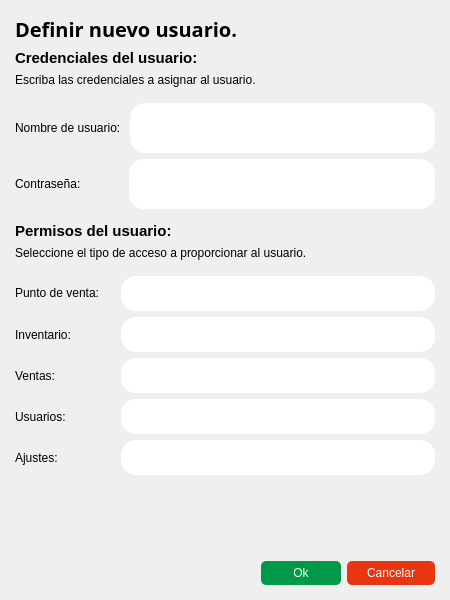
<?xml version="1.0" encoding="UTF-8"?>
<ui version="4.0">
 <class>UserFormDialog</class>
 <widget class="QDialog" name="UserFormDialog">
  <property name="geometry">
   <rect>
    <x>0</x>
    <y>0</y>
    <width>450</width>
    <height>600</height>
   </rect>
  </property>
  <property name="sizePolicy">
   <sizepolicy hsizetype="Expanding" vsizetype="Expanding">
    <horstretch>0</horstretch>
    <verstretch>0</verstretch>
   </sizepolicy>
  </property>
  <property name="minimumSize">
   <size>
    <width>450</width>
    <height>600</height>
   </size>
  </property>
  <property name="maximumSize">
   <size>
    <width>450</width>
    <height>600</height>
   </size>
  </property>
  <property name="windowTitle">
   <string>Dialog</string>
  </property>
  <property name="styleSheet">
   <string notr="true"/>
  </property>
  <layout class="QGridLayout" name="gridLayout">
   <property name="leftMargin">
    <number>15</number>
   </property>
   <property name="topMargin">
    <number>15</number>
   </property>
   <property name="rightMargin">
    <number>15</number>
   </property>
   <property name="bottomMargin">
    <number>15</number>
   </property>
   <item row="7" column="0">
    <widget class="QLabel" name="label_4">
     <property name="font">
      <font>
       <pointsize>11</pointsize>
       <bold>true</bold>
      </font>
     </property>
     <property name="styleSheet">
      <string/>
     </property>
     <property name="text">
      <string>Permisos del usuario:</string>
     </property>
    </widget>
   </item>
   <item row="3" column="0">
    <spacer name="verticalSpacer_4">
     <property name="orientation">
      <enum>Qt::Orientation::Vertical</enum>
     </property>
     <property name="sizeType">
      <enum>QSizePolicy::Policy::Minimum</enum>
     </property>
     <property name="sizeHint" stdset="0">
      <size>
       <width>20</width>
       <height>10</height>
      </size>
     </property>
    </spacer>
   </item>
   <item row="9" column="0">
    <spacer name="verticalSpacer_5">
     <property name="orientation">
      <enum>Qt::Orientation::Vertical</enum>
     </property>
     <property name="sizeType">
      <enum>QSizePolicy::Policy::Minimum</enum>
     </property>
     <property name="sizeHint" stdset="0">
      <size>
       <width>20</width>
       <height>10</height>
      </size>
     </property>
    </spacer>
   </item>
   <item row="4" column="0">
    <layout class="QHBoxLayout" name="horizontalLayout_2">
     <property name="sizeConstraint">
      <enum>QLayout::SizeConstraint::SetMaximumSize</enum>
     </property>
     <item>
      <layout class="QHBoxLayout" name="horizontalLayout_3">
       <item>
        <widget class="QLabel" name="label_2">
         <property name="sizePolicy">
          <sizepolicy hsizetype="Preferred" vsizetype="Preferred">
           <horstretch>0</horstretch>
           <verstretch>0</verstretch>
          </sizepolicy>
         </property>
         <property name="styleSheet">
          <string notr="true"/>
         </property>
         <property name="text">
          <string>Nombre de usuario: </string>
         </property>
        </widget>
       </item>
       <item>
        <widget class="QLineEdit" name="name_lineEdit">
         <property name="minimumSize">
          <size>
           <width>0</width>
           <height>50</height>
          </size>
         </property>
         <property name="styleSheet">
          <string notr="true">QLineEdit {
  border-radius: 15px;

  color: black;
  background-color: white;
  padding-left: 10px;
  padding-right: 20px;
}
</string>
         </property>
        </widget>
       </item>
      </layout>
     </item>
    </layout>
   </item>
   <item row="8" column="0">
    <widget class="QLabel" name="label_5">
     <property name="text">
      <string>Seleccione el tipo de acceso a proporcionar al usuario.</string>
     </property>
    </widget>
   </item>
   <item row="2" column="0">
    <widget class="QLabel" name="label_7">
     <property name="text">
      <string>Escriba las credenciales a asignar al usuario.</string>
     </property>
    </widget>
   </item>
   <item row="12" column="0">
    <layout class="QHBoxLayout" name="horizontalLayout_7">
     <item>
      <spacer name="horizontalSpacer_2">
       <property name="orientation">
        <enum>Qt::Orientation::Horizontal</enum>
       </property>
       <property name="sizeHint" stdset="0">
        <size>
         <width>40</width>
         <height>20</height>
        </size>
       </property>
      </spacer>
     </item>
     <item>
      <widget class="QPushButton" name="acceptUser_button">
       <property name="sizePolicy">
        <sizepolicy hsizetype="Minimum" vsizetype="Fixed">
         <horstretch>0</horstretch>
         <verstretch>0</verstretch>
        </sizepolicy>
       </property>
       <property name="minimumSize">
        <size>
         <width>80</width>
         <height>0</height>
        </size>
       </property>
       <property name="styleSheet">
        <string notr="true">QPushButton {
	border-radius: 5px;
	padding-top: 5px;
	padding-bottom: 5px;
	padding-left: 20px;
	padding-right: 20px px;
	background-color: rgb(0, 153, 73);
	color: rgb(255, 255, 255);
}

QPushButton:hover {
  background-color: rgb(0, 181, 84);     /* Fondo al pasar el mouse */
  color: #f0f0f0;                /* Color del texto al pasar el mouse */
}

QPushButton:pressed {
  background-color: rgb(0, 125, 58);     /* Fondo al presionar */
  color: #d0d0d0;                /* Color del texto al presionar */
}

QPushButton:disabled {
  background-color: rgb(39, 39, 43);     /* Fondo deshabilitado */
  color: #7f8c8d;                /* Color del texto deshabilitado */
}

QPushButton:checked {
  background-color: #27ae60;     /* Fondo cuando está checkable y activado */
  color: #ecf0f1;        
}</string>
       </property>
       <property name="text">
        <string>Ok</string>
       </property>
      </widget>
     </item>
     <item>
      <widget class="QPushButton" name="cancelUser_button">
       <property name="minimumSize">
        <size>
         <width>80</width>
         <height>0</height>
        </size>
       </property>
       <property name="styleSheet">
        <string notr="true">QPushButton {
	border-radius: 5px;
	padding-top: 5px;
	padding-bottom: 5px;
	padding-left: 20px;
	padding-right: 20px px;
	background-color: rgb(232, 54, 18);
	color: rgb(255, 255, 255);
}

QPushButton:hover {
  background-color: rgb(253, 59, 20);     /* Fondo al pasar el mouse */
  color: #f0f0f0;                /* Color del texto al pasar el mouse */
}

QPushButton:pressed {
  background-color: rgb(208, 48, 16);    /* Fondo al presionar */
  color: #d0d0d0;                /* Color del texto al presionar */
}

QPushButton:disabled {
  background-color: rgb(39, 39, 43);     /* Fondo deshabilitado */
  color: #7f8c8d;                /* Color del texto deshabilitado */
}

QPushButton:checked {
  background-color: #27ae60;     /* Fondo cuando está checkable y activado */
  color: #ecf0f1;        
}</string>
       </property>
       <property name="text">
        <string>Cancelar</string>
       </property>
      </widget>
     </item>
    </layout>
   </item>
   <item row="10" column="0">
    <widget class="QWidget" name="widget" native="true">
     <property name="sizePolicy">
      <sizepolicy hsizetype="Expanding" vsizetype="Expanding">
       <horstretch>0</horstretch>
       <verstretch>0</verstretch>
      </sizepolicy>
     </property>
     <property name="styleSheet">
      <string notr="true"/>
     </property>
     <layout class="QVBoxLayout" name="verticalLayout_2">
      <property name="leftMargin">
       <number>0</number>
      </property>
      <property name="topMargin">
       <number>0</number>
      </property>
      <property name="rightMargin">
       <number>0</number>
      </property>
      <property name="bottomMargin">
       <number>0</number>
      </property>
      <item>
       <layout class="QHBoxLayout" name="horizontalLayout_13">
        <item>
         <widget class="QLabel" name="label_10">
          <property name="sizePolicy">
           <sizepolicy hsizetype="Expanding" vsizetype="Expanding">
            <horstretch>0</horstretch>
            <verstretch>0</verstretch>
           </sizepolicy>
          </property>
          <property name="maximumSize">
           <size>
            <width>100</width>
            <height>30</height>
           </size>
          </property>
          <property name="styleSheet">
           <string/>
          </property>
          <property name="text">
           <string>Punto de venta: </string>
          </property>
         </widget>
        </item>
        <item>
         <widget class="QComboBox" name="pointOfSelling_comboBox">
          <property name="sizePolicy">
           <sizepolicy hsizetype="Expanding" vsizetype="Expanding">
            <horstretch>0</horstretch>
            <verstretch>0</verstretch>
           </sizepolicy>
          </property>
          <property name="minimumSize">
           <size>
            <width>0</width>
            <height>35</height>
           </size>
          </property>
          <property name="maximumSize">
           <size>
            <width>16777215</width>
            <height>35</height>
           </size>
          </property>
          <property name="styleSheet">
           <string notr="true">  QComboBox {
    border-radius: 15px;
    color: black;
    background-color: white;
    padding-left: 20px;
    padding-right: 10px;
  }

  /* Estilo para el área desplegable */
QComboBox QAbstractItemView {
    border: 2px solid  rgb(237, 233, 230);
    color: black;
    background-color: white;
    selection-background-color: rgb(240, 240, 240);
    selection-color: black;
 }

QComboBox::drop-down {
    width: 0px;
    border: none;
    background-color: black;
}</string>
          </property>
         </widget>
        </item>
       </layout>
      </item>
      <item>
       <layout class="QHBoxLayout" name="horizontalLayout_16">
        <item>
         <widget class="QLabel" name="label_13">
          <property name="sizePolicy">
           <sizepolicy hsizetype="Expanding" vsizetype="Expanding">
            <horstretch>0</horstretch>
            <verstretch>0</verstretch>
           </sizepolicy>
          </property>
          <property name="maximumSize">
           <size>
            <width>100</width>
            <height>40</height>
           </size>
          </property>
          <property name="styleSheet">
           <string/>
          </property>
          <property name="text">
           <string>Inventario:</string>
          </property>
         </widget>
        </item>
        <item>
         <widget class="QComboBox" name="inventory_comboBox">
          <property name="sizePolicy">
           <sizepolicy hsizetype="Expanding" vsizetype="Expanding">
            <horstretch>0</horstretch>
            <verstretch>0</verstretch>
           </sizepolicy>
          </property>
          <property name="minimumSize">
           <size>
            <width>0</width>
            <height>35</height>
           </size>
          </property>
          <property name="maximumSize">
           <size>
            <width>16777215</width>
            <height>35</height>
           </size>
          </property>
          <property name="styleSheet">
           <string notr="true">  QComboBox {
    border-radius: 15px;
    color: black;
    background-color: white;
    padding-left: 20px;
    padding-right: 10px;
  }

  /* Estilo para el área desplegable */
QComboBox QAbstractItemView {
    border: 2px solid  rgb(237, 233, 230);
    color: black;
    background-color: white;
    selection-background-color: rgb(240, 240, 240);
    selection-color: black;
 }

QComboBox::drop-down {
    width: 0px;
    border: none;
    background-color: black;
}</string>
          </property>
         </widget>
        </item>
       </layout>
      </item>
      <item>
       <layout class="QHBoxLayout" name="horizontalLayout_14">
        <item>
         <widget class="QLabel" name="label_11">
          <property name="sizePolicy">
           <sizepolicy hsizetype="Expanding" vsizetype="Expanding">
            <horstretch>0</horstretch>
            <verstretch>0</verstretch>
           </sizepolicy>
          </property>
          <property name="maximumSize">
           <size>
            <width>100</width>
            <height>40</height>
           </size>
          </property>
          <property name="styleSheet">
           <string/>
          </property>
          <property name="text">
           <string>Ventas:</string>
          </property>
         </widget>
        </item>
        <item>
         <widget class="QComboBox" name="sells_comboBox">
          <property name="sizePolicy">
           <sizepolicy hsizetype="Expanding" vsizetype="Expanding">
            <horstretch>0</horstretch>
            <verstretch>0</verstretch>
           </sizepolicy>
          </property>
          <property name="minimumSize">
           <size>
            <width>0</width>
            <height>35</height>
           </size>
          </property>
          <property name="maximumSize">
           <size>
            <width>16777215</width>
            <height>35</height>
           </size>
          </property>
          <property name="styleSheet">
           <string notr="true">  QComboBox {
    border-radius: 15px;
    color: black;
    background-color: white;
    padding-left: 20px;
    padding-right: 10px;
  }

  /* Estilo para el área desplegable */
QComboBox QAbstractItemView {
    border: 2px solid  rgb(237, 233, 230);
    color: black;
    background-color: white;
    selection-background-color: rgb(240, 240, 240);
    selection-color: black;
 }

QComboBox::drop-down {
    width: 0px;
    border: none;
    background-color: black;
}</string>
          </property>
         </widget>
        </item>
       </layout>
      </item>
      <item>
       <layout class="QHBoxLayout" name="horizontalLayout_15">
        <item>
         <widget class="QLabel" name="label_12">
          <property name="sizePolicy">
           <sizepolicy hsizetype="Expanding" vsizetype="Expanding">
            <horstretch>0</horstretch>
            <verstretch>0</verstretch>
           </sizepolicy>
          </property>
          <property name="maximumSize">
           <size>
            <width>100</width>
            <height>40</height>
           </size>
          </property>
          <property name="styleSheet">
           <string/>
          </property>
          <property name="text">
           <string>Usuarios:</string>
          </property>
         </widget>
        </item>
        <item>
         <widget class="QComboBox" name="users_comboBox">
          <property name="sizePolicy">
           <sizepolicy hsizetype="Expanding" vsizetype="Expanding">
            <horstretch>0</horstretch>
            <verstretch>0</verstretch>
           </sizepolicy>
          </property>
          <property name="minimumSize">
           <size>
            <width>0</width>
            <height>35</height>
           </size>
          </property>
          <property name="maximumSize">
           <size>
            <width>16777215</width>
            <height>35</height>
           </size>
          </property>
          <property name="styleSheet">
           <string notr="true">  QComboBox {
    border-radius: 15px;
    color: black;
    background-color: white;
    padding-left: 20px;
    padding-right: 10px;
  }

  /* Estilo para el área desplegable */
QComboBox QAbstractItemView {
    border: 2px solid  rgb(237, 233, 230);
    color: black;
    background-color: white;
    selection-background-color: rgb(240, 240, 240);
    selection-color: black;
 }

QComboBox::drop-down {
    width: 0px;
    border: none;
    background-color: black;
}</string>
          </property>
         </widget>
        </item>
       </layout>
      </item>
      <item>
       <layout class="QHBoxLayout" name="horizontalLayout_17">
        <item>
         <widget class="QLabel" name="label_14">
          <property name="sizePolicy">
           <sizepolicy hsizetype="Expanding" vsizetype="Expanding">
            <horstretch>0</horstretch>
            <verstretch>0</verstretch>
           </sizepolicy>
          </property>
          <property name="maximumSize">
           <size>
            <width>100</width>
            <height>40</height>
           </size>
          </property>
          <property name="styleSheet">
           <string/>
          </property>
          <property name="text">
           <string>Ajustes:</string>
          </property>
         </widget>
        </item>
        <item>
         <widget class="QComboBox" name="settings_comboBox">
          <property name="sizePolicy">
           <sizepolicy hsizetype="Expanding" vsizetype="Expanding">
            <horstretch>0</horstretch>
            <verstretch>0</verstretch>
           </sizepolicy>
          </property>
          <property name="minimumSize">
           <size>
            <width>0</width>
            <height>35</height>
           </size>
          </property>
          <property name="maximumSize">
           <size>
            <width>16777215</width>
            <height>35</height>
           </size>
          </property>
          <property name="styleSheet">
           <string notr="true">  QComboBox {
    border-radius: 15px;
    color: black;
    background-color: white;
    padding-left: 20px;
    padding-right: 10px;
  }

  /* Estilo para el área desplegable */
QComboBox QAbstractItemView {
    border: 2px solid  rgb(237, 233, 230);
    color: black;
    background-color: white;
    selection-background-color: rgb(240, 240, 240);
    selection-color: black;
 }

QComboBox::drop-down {
    width: 0px;
    border: none;
    background-color: black;
}</string>
          </property>
         </widget>
        </item>
       </layout>
      </item>
     </layout>
    </widget>
   </item>
   <item row="6" column="0">
    <spacer name="verticalSpacer_2">
     <property name="orientation">
      <enum>Qt::Orientation::Vertical</enum>
     </property>
     <property name="sizeType">
      <enum>QSizePolicy::Policy::Preferred</enum>
     </property>
     <property name="sizeHint" stdset="0">
      <size>
       <width>20</width>
       <height>20</height>
      </size>
     </property>
    </spacer>
   </item>
   <item row="0" column="0">
    <widget class="QLabel" name="label">
     <property name="font">
      <font>
       <family>Segoe UI Variable</family>
       <pointsize>15</pointsize>
       <bold>true</bold>
      </font>
     </property>
     <property name="styleSheet">
      <string notr="true"/>
     </property>
     <property name="text">
      <string>Definir nuevo usuario.</string>
     </property>
    </widget>
   </item>
   <item row="1" column="0">
    <widget class="QLabel" name="label_6">
     <property name="font">
      <font>
       <pointsize>11</pointsize>
       <bold>true</bold>
      </font>
     </property>
     <property name="text">
      <string>Credenciales del usuario:</string>
     </property>
    </widget>
   </item>
   <item row="5" column="0">
    <layout class="QHBoxLayout" name="horizontalLayout_6">
     <item>
      <layout class="QHBoxLayout" name="horizontalLayout_4">
       <item>
        <widget class="QLabel" name="label_3">
         <property name="sizePolicy">
          <sizepolicy hsizetype="Expanding" vsizetype="Preferred">
           <horstretch>0</horstretch>
           <verstretch>0</verstretch>
          </sizepolicy>
         </property>
         <property name="maximumSize">
          <size>
           <width>108</width>
           <height>16777215</height>
          </size>
         </property>
         <property name="styleSheet">
          <string/>
         </property>
         <property name="text">
          <string>Contraseña:</string>
         </property>
        </widget>
       </item>
       <item>
        <widget class="QLineEdit" name="password_lineEdit">
         <property name="minimumSize">
          <size>
           <width>0</width>
           <height>50</height>
          </size>
         </property>
         <property name="styleSheet">
          <string notr="true">QLineEdit {
  border-radius: 15px;

  color: black;
  background-color: white;
  padding-left: 10px;
  padding-right: 20px;
}
</string>
         </property>
         <property name="echoMode">
          <enum>QLineEdit::EchoMode::Password</enum>
         </property>
        </widget>
       </item>
      </layout>
     </item>
    </layout>
   </item>
   <item row="11" column="0">
    <spacer name="verticalSpacer">
     <property name="orientation">
      <enum>Qt::Orientation::Vertical</enum>
     </property>
     <property name="sizeType">
      <enum>QSizePolicy::Policy::Expanding</enum>
     </property>
     <property name="sizeHint" stdset="0">
      <size>
       <width>20</width>
       <height>92</height>
      </size>
     </property>
    </spacer>
   </item>
  </layout>
 </widget>
 <resources/>
 <connections/>
</ui>
